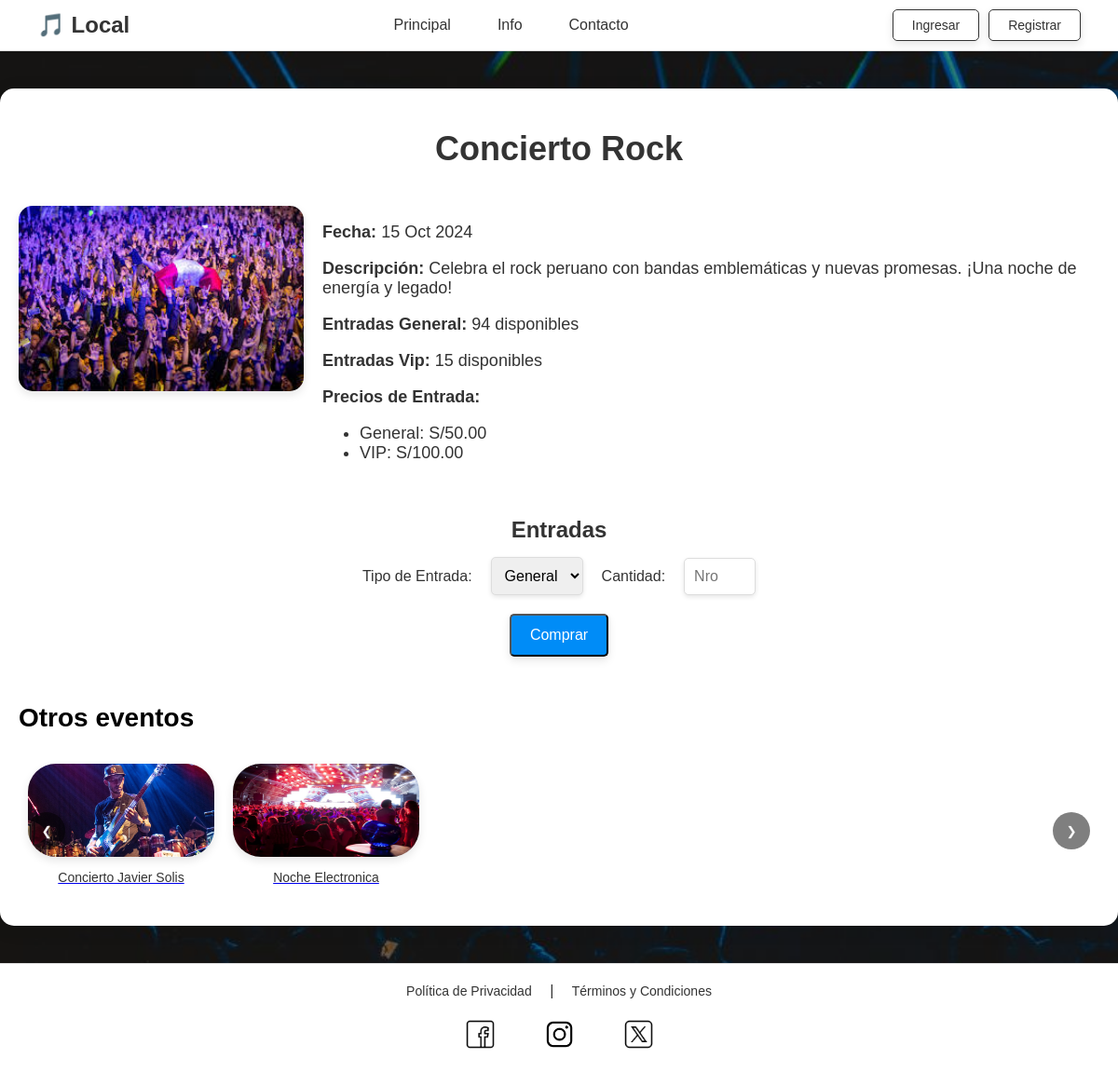
Before: /eventos/evento.php?id=1 with the older database file.
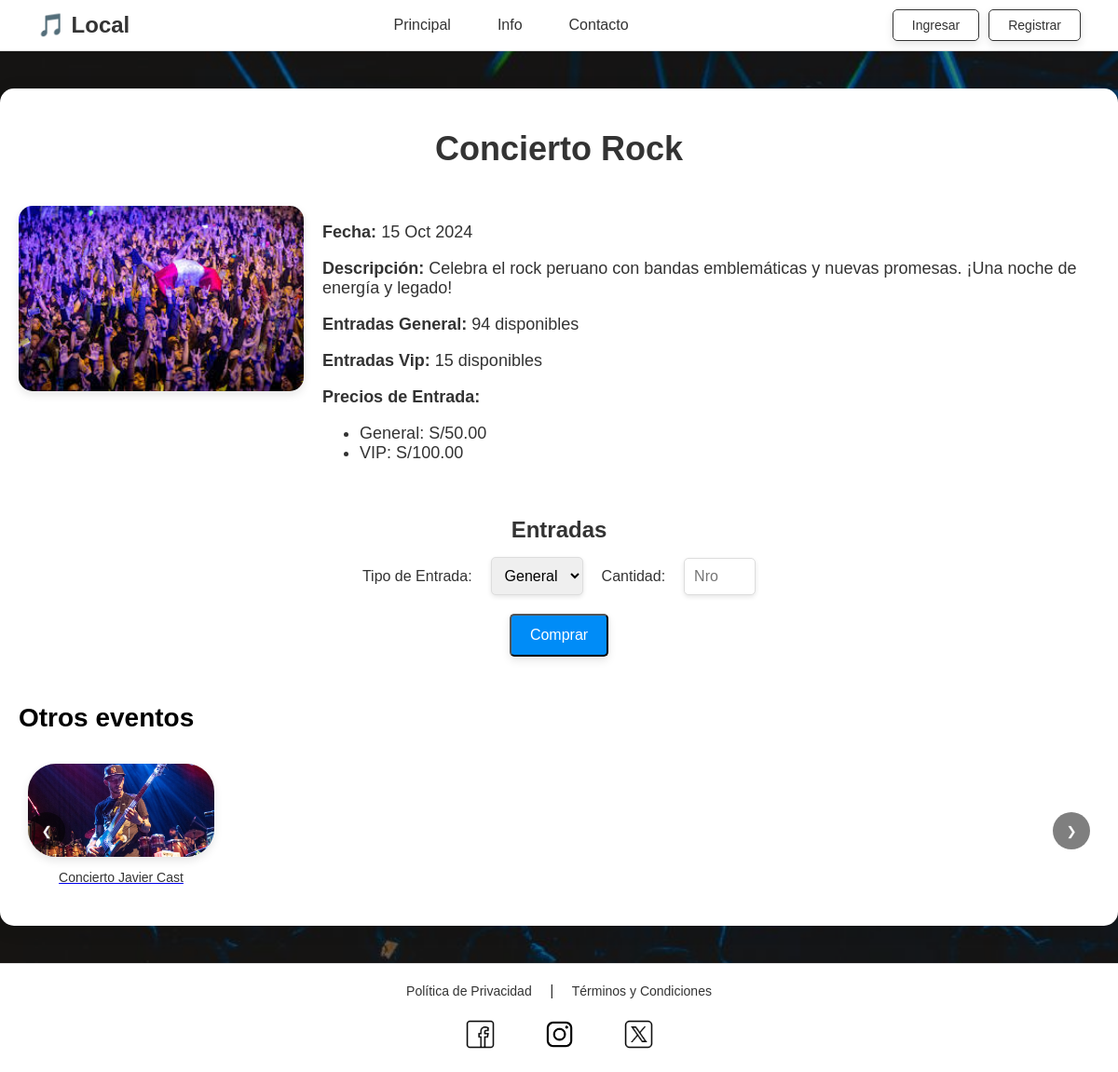
After: the same page with the newer database file.
### tables this page shows
CREATE TABLE `evento` (
  `idEvento` int(11) NOT NULL,
  `nombreEvento` varchar(150) NOT NULL,
  `descripcionEvento` text DEFAULT NULL,
  `fechahoraEvento` datetime NOT NULL,
  `categoriaEvento` varchar(50) DEFAULT NULL,
  `capacidadEvento` int(11) NOT NULL,
  `entradasGeneralEvento` int(11) NOT NULL,
  `entradasVipEvento` int(11) NOT NULL,
  `imagenEvento` varchar(255) DEFAULT NULL
);

CREATE TABLE `entrada` (
  `idEntrada` int(11) NOT NULL,
  `idEvento` int(11) NOT NULL,
  `tipoEntrada` varchar(50) NOT NULL,
  `costoEntrada` decimal(10,2) NOT NULL
);

### eventos/evento.php (the view, shortened to what this page needs)
<?php
include '../conexion.php';
$idEvento = isset($_GET['id']) ? intval($_GET['id']) : 0;
$sqlOtrosEventos = "SELECT IdEvento, nombreEvento, imagenEvento FROM evento WHERE IdEvento != ? LIMIT 5";
$stmtOtrosEventos = $conn->prepare($sqlOtrosEventos);
$stmtOtrosEventos->bind_param("i", $idEvento);
$stmtOtrosEventos->execute();
$resultOtrosEventos = $stmtOtrosEventos->get_result();
$otrosEventos = [];
while ($evento = $resultOtrosEventos->fetch_assoc()) {
    $otrosEventos[] = $evento;
}
$sql = "SELECT nombreEvento, descripcionEvento, fechahoraevento, imagenEvento,
               entradasGeneralEvento, entradasVipEvento,
               (entradasGeneralEvento + entradasVipEvento) AS entradasDisponiblesEvento
        FROM evento
        WHERE IdEvento = ?";
$stmt = $conn->prepare($sql);
$stmt->bind_param("i", $idEvento);
$stmt->execute();
$result = $stmt->get_result();
if ($result->num_rows > 0) {
    $evento = $result->fetch_assoc();
} else {
    echo "<p>Evento no encontrado.</p>";
    exit;
}
$sqlEntradas = "SELECT tipoEntrada, costoEntrada FROM entrada WHERE IdEvento = ?";
$stmtEntradas = $conn->prepare($sqlEntradas);
$stmtEntradas->bind_param("i", $idEvento);
$stmtEntradas->execute();
$resultEntradas = $stmtEntradas->get_result();
$entradas = [];
while ($entrada = $resultEntradas->fetch_assoc()) {
    $entradas[] = $entrada;
}
?>
<!DOCTYPE html>
<html lang="es">
<head>
</head>
<body>
<div class="wrapper">
    <header>
        <div class="logo">
            🎵 Local
        </div>
        <nav>
            <ul>
                <li><a href="../index.php">Principal</a></li>
                <li><a href="../info.html">Info</a></li>
                <li><a href="../contacto.html">Contacto</a></li>
            </ul>
        </nav>
        <div class="buttons">
            <a href="../login/login.html" class="buy-btn">Ingresar</a>
            <a href="../login/registro_usuario.html" class="buy-btn">Registrar</a>
        </div>
    </header>
    <div class="container">
        <h1><?php echo htmlspecialchars($evento['nombreEvento']); ?></h1>
        <div class="event-details">
            <img src="<?php echo htmlspecialchars($evento['imagenEvento']); ?>" alt="Evento <?php echo htmlspecialchars($evento['nombreEvento']); ?>">
            <div class="event-info">
                <p><strong>Fecha:</strong> <?php echo date('d M Y', strtotime($evento['fechahoraevento'])); ?></p>
                <p><strong>Descripción:</strong> <?php echo htmlspecialchars($evento['descripcionEvento']); ?></p>
                <p><strong>Entradas General:</strong> <?php echo htmlspecialchars($evento['entradasGeneralEvento']); ?> disponibles</p>
                <p><strong>Entradas Vip:</strong> <?php echo htmlspecialchars($evento['entradasVipEvento']); ?> disponibles</p>
                <p><strong>Precios de Entrada:</strong></p>
                <ul>
                    <?php foreach ($entradas as $entrada): ?>
                        <li><?php echo htmlspecialchars($entrada['tipoEntrada']) . ": S/" . number_format($entrada['costoEntrada'], 2); ?></li>
                    <?php endforeach; ?>
                </ul>
            </div>
        </div>
        <div class="entry-section">
            <form action="../pasarela.php" method="POST">
                <div class="entry-label">Entradas</div>
                <div class="entry-selection">
                    <label for="tipoEntrada">Tipo de Entrada:</label>
                    <select name="tipoEntrada" id="tipoEntrada" onchange="actualizarMaximo()" required>
                        <?php foreach ($entradas as $entrada): ?>
                            <option value="<?php echo htmlspecialchars($entrada['tipoEntrada']); ?>">
                                <?php echo htmlspecialchars($entrada['tipoEntrada']); ?>
                            </option>
                        <?php endforeach; ?>
                    </select>
                    <label for="cantidad">Cantidad:</label>
                    <input type="number" name="cantidad" id="cantidad" min="1" max="<?php echo $evento['entradasGeneralEvento']; ?>" required placeholder="Nro">
                </div>
                <button type="submit" class="buy-btn" style="margin-top: 20px;">Comprar</button>
            </form>
        </div>
        <div class="other-events-section">
    <h2>Otros eventos</h2>
    <div class="carousel-container">
        <div class="carousel">
            <?php foreach ($otrosEventos as $evento): ?>
                <div class="carousel-item">
                    <a href="evento.php?id=<?php echo htmlspecialchars($evento['IdEvento']); ?>">
                        <img src="<?php echo htmlspecialchars($evento['imagenEvento']); ?>" alt="Evento <?php echo htmlspecialchars($evento['nombreEvento']); ?>">
                        <p><?php echo htmlspecialchars($evento['nombreEvento']); ?></p>
                    </a>
                </div>
            <?php endforeach; ?>
        </div>
        <button class="carousel-prev">&#10094;</button>
        <button class="carousel-next">&#10095;</button>
    </div>
</div>
    </div>
    <footer>
        <a href="../privacy.html">Política de Privacidad</a> |
        <a href="../tyc.html">Términos y Condiciones</a>
        <div class="social">
            <a href="https://www.facebook.com/" target="_blank"><img src="../img/facebook.png" alt="Facebook"></a>
            <a href="https://www.instagram.com/" target="_blank"><img src="../img/instagram.png" alt="Instagram"></a>
            <a href="https://x.com/" target="_blank"><img src="../img/x.png" alt="X"></a>
        </div>
    </footer>
</div>
</body>
</html>

### eventos/evento.php (style rules this page uses)
html, body { height: 100%; margin: 0; }
body { background-image: url('./img/back-blu.jpg'); background-size: cover; font-family: 'Arial', sans-serif; background-color: #f0f0f0; color: #333; display: flex; flex-direction: column; box-sizing: border-box; }
body::before { content: ''; position: absolute; top: 0; left: 0; width: 100%; height: 100%; background-color: rgba(0, 0, 0, 0.4); pointer-events: none; z-index: 1; }
body > * { position: relative; z-index: 2; }
.wrapper { display: flex; flex-direction: column; min-height: 100vh; }
header { background-color: rgb(255, 255, 255); padding: 10px 40px; display: flex; align-items: center; border-bottom: 1px solid #ddd; position: sticky; top: 0; z-index: 100; }
.logo { font-size: 24px; font-weight: bold; display: flex; align-items: center; color: #333; }
nav { flex-grow: 1; display: flex; justify-content: center; }
nav ul { list-style: none; display: flex; margin: 0; padding: 0; }
nav ul li { margin: 0 15px; }
nav ul li a { text-decoration: none; color: #333; font-size: 16px; padding: 10px; border-radius: 5px; }
.buttons { display: flex; gap: 10px; }
.buttons a { padding: 8px 20px; border: 1px solid #333; background-color: transparent; color: #333; border-radius: 5px; text-decoration: none; font-size: 14px; }
.container { flex: 1; max-width: 1200px; margin: 40px auto; padding: 20px; text-align: center; background-color: #fff; box-shadow: 0 4px 20px rgba(0, 0, 0, 0.1); border-radius: 15px; }
h1 { margin-bottom: 40px; font-size: 36px; color: #333; }
h2 { text-align: left; font-size: 28px; color: #000000; }
.event-details { display: flex; justify-content: space-between; align-items: flex-start; margin-bottom: 40px; gap: 20px; }
.event-details img { width: 350px; height: auto; border-radius: 15px; box-shadow: 0 4px 10px rgba(0, 0, 0, 0.1); }
.event-info { flex-grow: 1; text-align: left; font-size: 18px; }
.event-info p { margin-bottom: 15px; }
.buy-btn { display: inline-block; background-color: #008cf7; color: #fff; padding: 12px 20px; text-decoration: none; font-size: 16px; border-radius: 5px; transition: background-color 0.3s ease; box-shadow: 0 4px 10px rgba(0, 0, 0, 0.1); }
.entry-section { margin-top: 30px; text-align: center; }
.entry-label { font-size: 24px; font-weight: bold; margin-bottom: 15px; color: #333; }
.entry-selection { display: flex; justify-content: center; align-items: center; gap: 20px; }
select, input[type="number"] { padding: 10px; font-size: 16px; border-radius: 5px; border: 1px solid #ddd; box-shadow: 0 2px 5px rgba(0, 0, 0, 0.1); }
footer { background-color: rgb(255, 255, 255); padding: 20px; text-align: center; border-top: 1px solid #ddd; margin-top: auto; }
footer a { text-decoration: none; color: #333; font-size: 14px; margin: 0 15px; }
.social { display: flex; justify-content: center; gap: 20px; margin-top: 20px; }
.social img { width: 35px; height: 35px; filter: grayscale(100%); transition: filter 0.3s; }
.other-events-section { margin-top: 50px; text-align: center; }
.carousel-container { position: relative; overflow: hidden; width: auto; max-width: 1200px; margin: 0 auto; }
.carousel { display: flex; transition: transform 0.3s ease; }
.carousel-item { min-width: auto; margin: 10px; text-align: center; }
.carousel-item img { width: 200px; height: 100px; border-radius: 30px; box-shadow: 0 4px 10px rgba(0, 0, 0, 0.1); }
.carousel-item p { margin-top: 10px; font-size: 14px; color: #333; }
.carousel-prev, .carousel-next { position: absolute; top: 50%; transform: translateY(-50%); background-color: rgba(0, 0, 0, 0.5); color: white; border: none; border-radius: 50%; width: 40px; height: 40px; cursor: pointer; z-index: 2; }
.carousel-prev { left: 10px; }
.carousel-next { right: 10px; }

Changed rows visible on the page:
removed evento: imagenEvento (picture), nombreEvento "Noche Electronica"
changed evento: nombreEvento "Concierto Javier Solis" → "Concierto Javier Cast"
